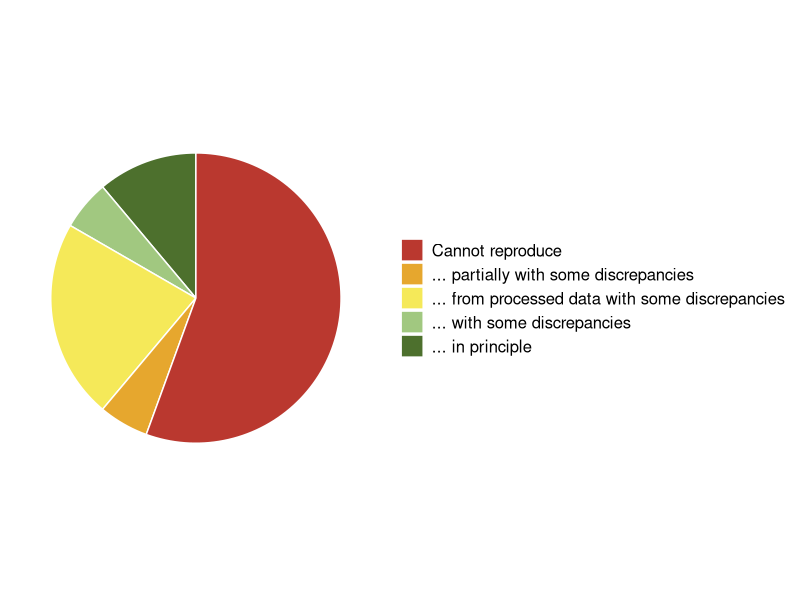
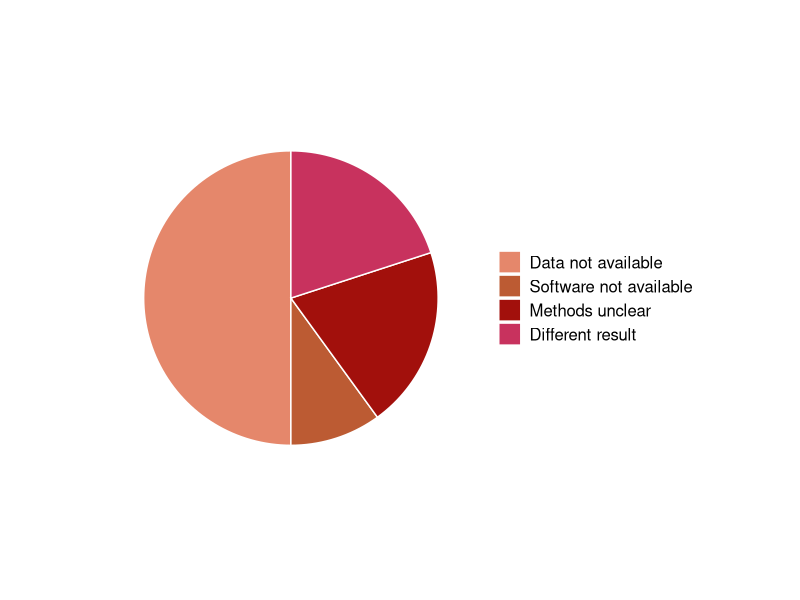

R code for these plots, in order:
## ---- chunk 1
# Chunk options
knitr::opts_chunk$set(include = FALSE,
                      echo    = FALSE)
## ---- chunk 2
# Load packages and create a basic minimal ggplot theme for downstream re-use
library(ggplot2)
library(gtable)
blank_theme <- theme_minimal() +
    theme(
        axis.title.x = element_blank(),
        axis.title.y = element_blank(),
        panel.border = element_blank(),
        panel.grid   = element_blank(),
        axis.ticks   = element_blank(),
        legend.title = element_blank())
## ---- chunk 3
# The first dataframe
items = c("... in principle",
          "... with some discrepancies",
          "... from processed data with some discrepancies",
          "... partially with some discrepancies",
          "Cannot reproduce")
ioannidis_1 <- data.frame(
    result = factor(items, levels = items),
    value  = c(2, 1, 4, 1, 10))

# The second dataframe
items = c("Data not available",
          "Software not available",
          "Methods unclear",
          "Different result")
ioannidis_2 <- data.frame(
    result = factor(items, levels = items),
    value  = c(5, 1, 2, 2))
## ---- chunk 4
pie_1_colours <- c("#4D702D","#A1C880","#F5E959","#E6A72E","#BA382F")
ggplot(ioannidis_1, aes(x    = "",
                        y    = value,
                        fill = result)) +
    geom_bar(width = 1,
             stat  = "identity",
             color = "white") +
    coord_polar("y", start = 0) +
    scale_fill_manual(values = pie_1_colours) +
    blank_theme +
    theme(axis.text.x     = element_blank(),
          legend.text     = element_text(size = 12),
          legend.position = "right") +
    guides(fill = guide_legend(reverse = TRUE))
## ---- chunk 5
pie_2_colours <- c("#E5876B","#BC5B33","#A2100C","#C8325E")
ggplot(ioannidis_2, aes(x    = "",
                        y    = value,
                        fill = result)) +
    geom_bar(width = 1,
             stat  = "identity",
             color = "white") +
    coord_polar("y", start = 0) +
    scale_fill_manual(values = pie_2_colours) +
    blank_theme +
    theme(axis.text.x      = element_blank(),
          legend.position  = "right",
          legend.text      = element_text(size = 12),
          legend.direction = "vertical",
          plot.margin      = grid::unit(c(5, 5, 5, 5), 'lines'))
